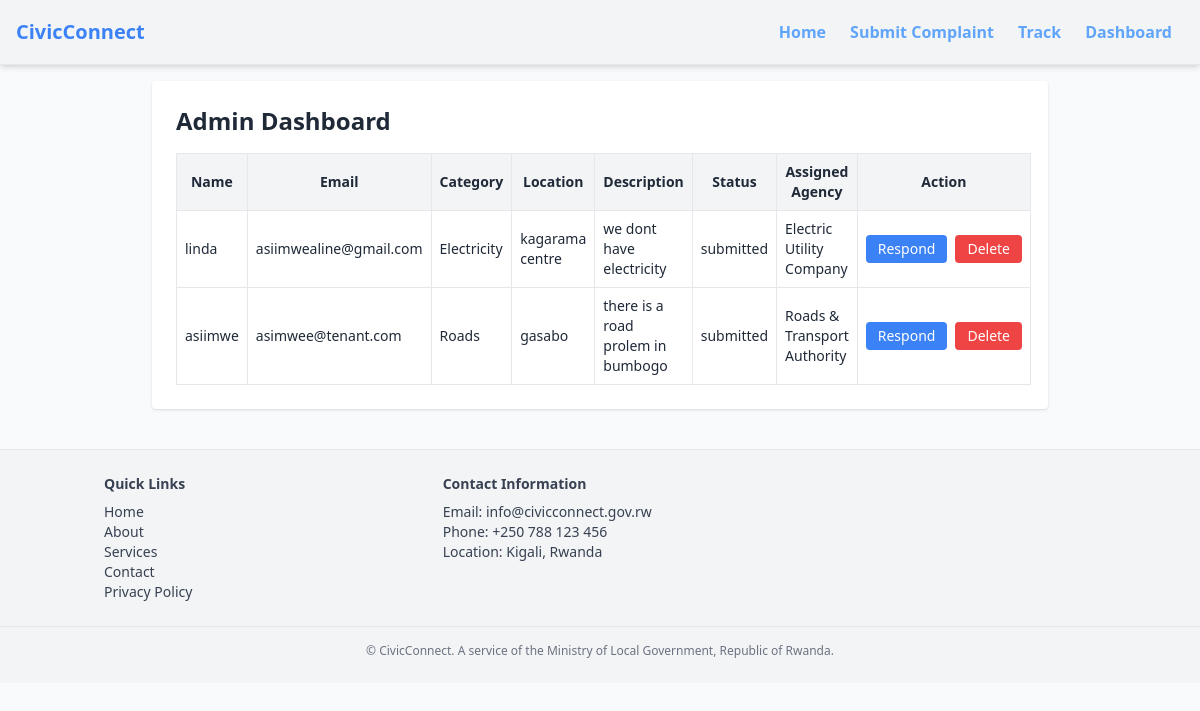
/dashboard/, run on the app's committed database.
### complaints/models.py (models this page shows, shortened)
class Complaint(models.Model):
    name = models.CharField(max_length=100, blank=True)
    email = models.EmailField(blank=True)
    category = models.CharField(max_length=50, choices=CATEGORY_CHOICES)
    description = models.TextField()
    location = models.CharField(max_length=255)
    image = models.ImageField(upload_to='complaints/', blank=True, null=True)
    status = models.CharField(max_length=20, choices=STATUS_CHOICES, default='submitted')
    assigned_agency = models.ForeignKey(Agency, on_delete=models.SET_NULL, null=True, blank=True)
    created_at = models.DateTimeField(auto_now_add=True)

class Agency(models.Model):
    name = models.CharField(max_length=100)
    contact_email = models.EmailField()

### complaints/views.py (the view)
# urls.py: path('dashboard/', views.admin_dashboard, name='admin_dashboard'),
def admin_dashboard(request):
    complaints = Complaint.objects.all().order_by('-created_at')
    return render(request, 'complaints/dashboard.html', {'complaints': complaints})

### complaints/templates/complaints/dashboard.html
{% extends "base.html" %}
{% block content %}
<h2 class="text-2xl font-bold mb-4">Admin Dashboard</h2>
<table class="table-auto w-full border border-gray-300 text-sm">
  <thead class="bg-gray-100">
    <tr>
      <th class="p-2 border">Name</th>
      <th class="p-2 border">Email</th>
      <th class="p-2 border">Category</th>
      <th class="p-2 border">Location</th>
      <th class="p-2 border">Description</th>
      <th class="p-2 border">Status</th>
      <th class="p-2 border">Assigned Agency</th>
      <th class="p-2 border">Action</th>
    </tr>
  </thead>
  <tbody>
    {% for c in complaints %}
    <tr class="hover:bg-gray-50">
      <td class="p-2 border">{{ c.name|default:"Anonymous" }}</td>
      <td class="p-2 border">{{ c.email }}</td>
      <td class="p-2 border capitalize">{{ c.category }}</td>
      <td class="p-2 border">{{ c.location }}</td>
      <td class="p-2 border">{{ c.description|truncatewords:10 }}</td>
      <td class="p-2 border">{{ c.status }}</td>
      <td class="p-2 border">
        {{ c.assigned_agency.name|default:"Not assigned" }}
      </td>
<td class="p-2 border">
  <div class="flex space-x-2">
    <a href="{% url 'respond_to_complaint' c.id %}" class="inline-block bg-blue-500 text-white px-3 py-1 rounded hover:bg-blue-600">
      Respond
    </a>
    <a href="{% url 'delete_complaint' c.id %}" class="inline-block bg-red-500 text-white px-3 py-1 rounded hover:bg-red-600">
      Delete
    </a>
  </div>
</td>
    </tr>
    {% empty %}
    <tr>
      <td colspan="8" class="text-center p-4 text-gray-500">No complaints submitted yet.</td>
    </tr>
    {% endfor %}
  </tbody>
</table>
{% endblock %}

### complaints/templates/base.html (shortened to what this page needs)
<!DOCTYPE html>
<html lang="en">
<head>
  <script src="https://cdn.tailwindcss.com"></script>
</head>
<body class="bg-gray-50 text-gray-800 font-sans">
<nav class="bg-gray-100 border-b shadow-md px-4 py-3 flex justify-between items-center">
  <div class="text-xl text-blue-500 font-bold">
    <a href="{% url 'home' %}">CivicConnect</a>
  </div>
  <div id="menu" class="hidden font-semibold text-blue-400 text-blue-400 md:flex flex-col md:flex-row md:items-center w-full md:w-auto">
    <a href="{% url 'home' %}" class="block md:inline-block px-3 py-2 hover:blue-600">Home</a>
    <a href="{% url 'submit_complaint' %}" class="block md:inline-block px-3 py-2 hover:blue-600">Submit Complaint</a>
    <a href="{% url 'track_complaint' %}" class="block md:inline-block px-3 py-2 hover:blue-600">Track</a>
    <a href="{% url 'admin_dashboard' %}" class="block md:inline-block px-3 py-2 hover:blue-600">Dashboard</a>
  </div>
</nav>
  <main class="max-w-4xl mx-auto p-6 mt-4 bg-white rounded shadow">
    {% block content %}{% endblock %}
  </main>
  <footer class="bg-gray-100 text-gray-700 py-6 mt-10 border-t">
  <div class="container mx-auto px-4 grid grid-cols-1 md:grid-cols-3 gap-6 text-sm text-center md:text-left">
    <div>
      <h4 class="font-semibold mb-2">Quick Links</h4>
      <ul>
        <li><a href="{% url 'home' %}" class="hover:text-blue-500">Home</a></li>
        <li><a href="{% url 'about' %}" class="hover:text-blue-500">About</a></li>
        <li><a href="{% url 'services' %}" class="hover:text-blue-500">Services</a></li>
        <li><a href="{% url 'contact' %}" class="hover:text-blue-500">Contact</a></li>
        <li><a href="{% url 'privacy_policy' %}" class="hover:text-blue-500">Privacy Policy</a></li>
      </ul>
    </div>
    <div>
      <h4 class="font-semibold mb-2">Contact Information</h4>
      <p>Email: info@civicconnect.gov.rw</p>
      <p>Phone: +250 788 123 456</p>
      <p>Location: Kigali, Rwanda</p>
    </div>
  </div>
  <div class="mt-6 border-t pt-4 text-center text-xs text-gray-500">
    &copy; {{ now|date:"Y" }} CivicConnect. A service of the Ministry of Local Government, Republic of Rwanda.
  </div>
</footer>
</body>
</html>

### data on the page
Complaint: name "linda", email "asiimwealine@gmail.com", category "Electricity", location "kagarama centre", description "we dont have electricity", status "submitted", assigned_agency.name "Electric Utility Company"
Complaint: name "asiimwe", email "asimwee@tenant.com", category "Roads", location "gasabo", description "there is a road prolem in bumbogo", status "submitted", assigned_agency.name "Roads & Transport Authority"
